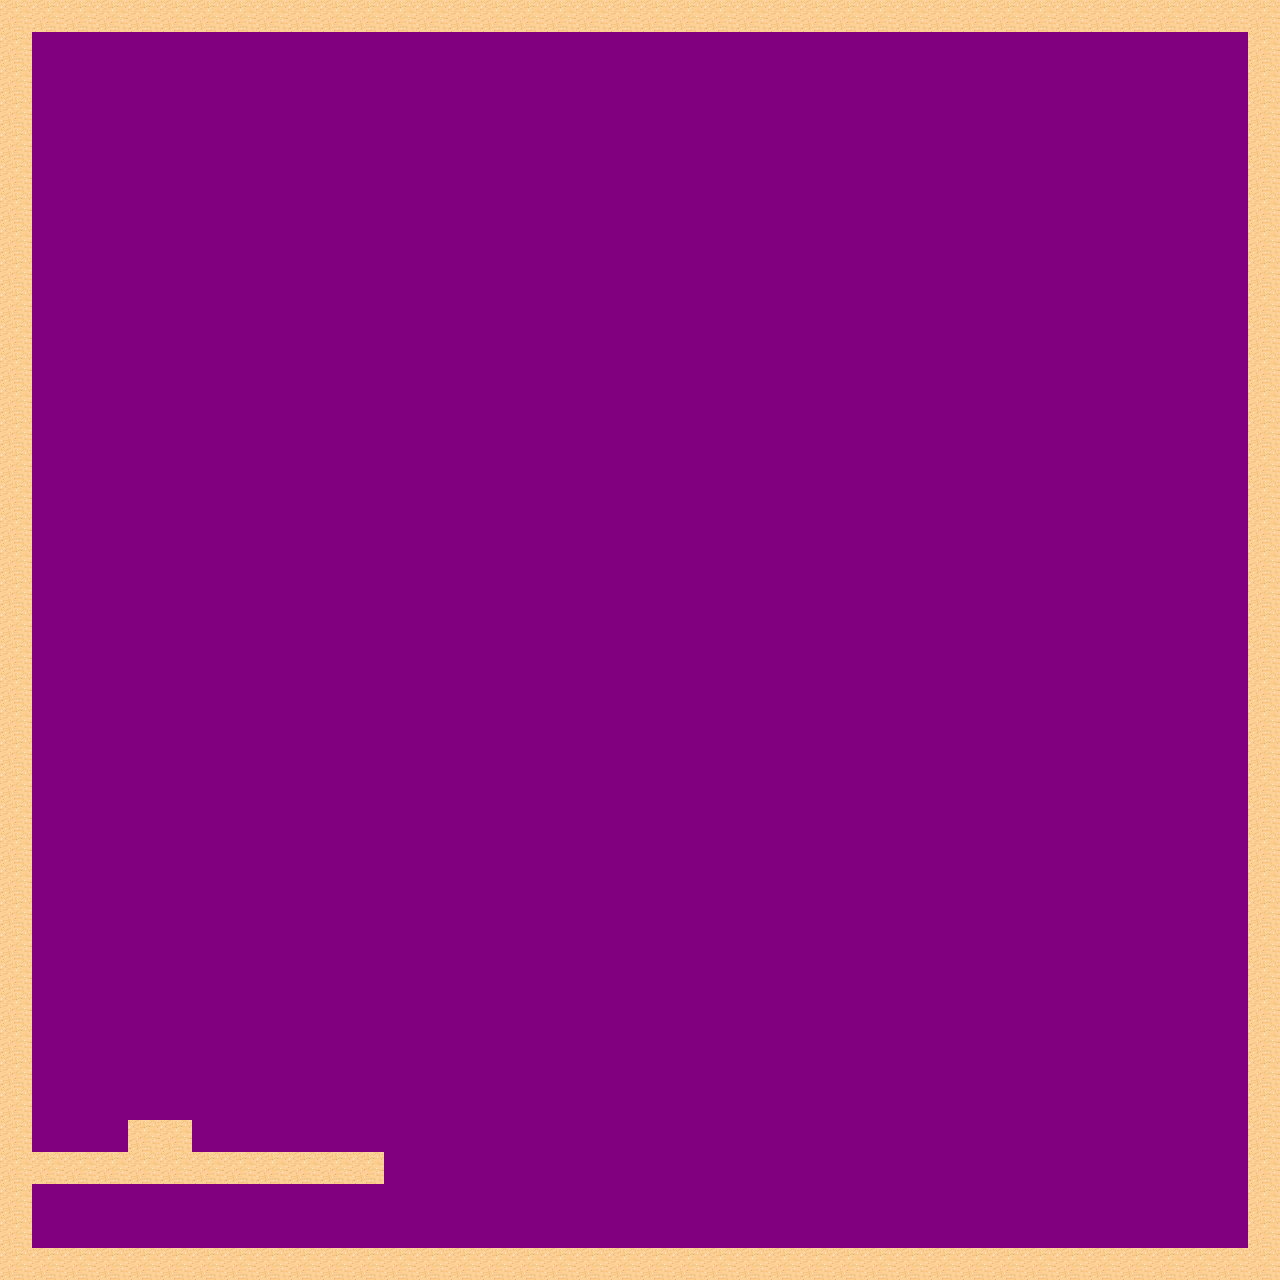

Below is a game level as drawn by its tile map, then a one-line description and the .tmx that defines it (tile-layer data replaced by summaries):
An orthogonal 40x40 tile map with 32x32 px tiles, 1 tile layer (块层 3), 2 hidden layers not drawn, 3 tilesets and 13 objects.

<map version="1.0" orientation="orthogonal" renderorder="left-down" width="40" height="40" tilewidth="32" tileheight="32" backgroundcolor="#800080" nextobjectid="85">
 <tileset firstgid="1" name="Desert" tilewidth="32" tileheight="32" spacing="1" margin="1">
  <image source="tmw_desert_spacing.png" width="265" height="199" />
  <terraintypes>
   <terrain name="Desert" tile="29" />
   <terrain name="Brick" tile="9" />
   <terrain name="Cobblestone" tile="33" />
   <terrain name="Dirt" tile="14" />
  </terraintypes>
  <tile id="0" terrain="0,0,0,1" />
  <tile id="1" terrain="0,0,1,1" />
  <tile id="2" terrain="0,0,1,0" />
  <tile id="3" terrain="3,3,3,0" />
  <tile id="4" terrain="3,3,0,3" />
  <tile id="5" terrain="0,0,0,3" />
  <tile id="6" terrain="0,0,3,3" />
  <tile id="7" terrain="0,0,3,0" />
  <tile id="8" terrain="0,1,0,1" />
  <tile id="9" terrain="1,1,1,1" />
  <tile id="10" terrain="1,0,1,0" />
  <tile id="11" terrain="3,0,3,3" />
  <tile id="12" terrain="0,3,3,3" />
  <tile id="13" terrain="0,3,0,3" />
  <tile id="14" terrain="3,3,3,3" />
  <tile id="15" terrain="3,0,3,0" />
  <tile id="16" terrain="0,1,0,0" />
  <tile id="17" terrain="1,1,0,0" />
  <tile id="18" terrain="1,0,0,0" />
  <tile id="19" terrain="1,1,1,0" />
  <tile id="20" terrain="1,1,0,1" />
  <tile id="21" terrain="0,3,0,0" />
  <tile id="22" terrain="3,3,0,0" />
  <tile id="23" terrain="3,0,0,0" />
  <tile id="24" terrain="0,0,0,2" />
  <tile id="25" terrain="0,0,2,2" />
  <tile id="26" terrain="0,0,2,0" />
  <tile id="27" terrain="1,0,1,1" />
  <tile id="28" terrain="0,1,1,1" />
  <tile id="29" terrain="0,0,0,0" />
  <tile id="30" terrain="0,0,0,0" probability="0.5" />
  <tile id="31" terrain="0,0,0,0" probability="0.5" />
  <tile id="32" terrain="0,2,0,2" />
  <tile id="33" terrain="2,2,2,2" />
  <tile id="34" terrain="2,0,2,0" />
  <tile id="35" terrain="2,2,2,0" />
  <tile id="36" terrain="2,2,0,2" />
  <tile id="37" terrain="0,0,0,0" probability="0.5" />
  <tile id="38" terrain="0,0,0,0" probability="0.5" />
  <tile id="39" terrain="0,0,0,0" probability="0.5" />
  <tile id="40" terrain="0,2,0,0" />
  <tile id="41" terrain="2,2,0,0" />
  <tile id="42" terrain="2,0,0,0" />
  <tile id="43" terrain="2,0,2,2" />
  <tile id="44" terrain="0,2,2,2" />
  <tile id="45" terrain="0,0,0,0" probability="0" />
  <tile id="46" terrain="0,0,0,0" probability="0.5" />
  <tile id="47" terrain="0,0,0,0" probability="0.5" />
 </tileset>
 <tileset firstgid="49" source="Collect.tsx" />
 <tileset firstgid="53" name="Iso1_130x66_130x230" tilewidth="130" tileheight="230">
  <image source="Isometric/Iso1_130x66_130x230.png" width="1560" height="1380" />
 </tileset>
 <layer name="块层 3" width="40" height="40">
  <data>[1600 cells, 169 non-empty, 1 distinct tile ids]</data>
 </layer>
 <layer name="块层 1" width="40" height="40" visible="0">
  <data>[1600 cells, 1600 non-empty, 46 distinct tile ids]</data>
 </layer>
 <layer name="块层 2" width="40" height="40" visible="0">
  <data>[1600 cells, 9 non-empty, 1 distinct tile ids]</data>
 </layer>
 <objectgroup color="#ffffff" name="对象层 1">
  <properties>
   <property name="showShape" value="1" />
  </properties>
  <object id="64" gid="3221225518" x="75.9067" y="982.369" width="122.392" height="135.055" rotation="77.5201" />
  <object id="65" gid="31" x="64" y="608" width="32" height="32" />
  <object id="66" gid="31" x="32" y="608" width="32" height="32" rotation="90" />
  <object id="67" gid="1073741855" x="128" y="672" width="32" height="32" />
  <object id="68" gid="46" x="32" y="576" width="32" height="32" />
  <object id="71" gid="46" x="32" y="704" width="32" height="32" />
  <object id="72" x="178.768" y="1121.44" width="64" height="64" rotation="313.172" />
  <object id="76" x="256" y="1120" width="64" height="96" rotation="-110.972">
   <ellipse />
  </object>
  <object id="78" x="320.723" y="1094.06" rotation="284.865">
   <polygon points="0,0 -32,64 64,32" />
  </object>
  <object id="79" x="352" y="832" rotation="252.909">
   <polygon points="0,0 -128,-160 -128,-96 -160,-64 0,32 96,-32 64,-96 32,-96 0,-96 -64,-288" />
  </object>
  <object id="81" x="312.646" y="613.889" rotation="83.7424">
   <polyline points="0,79.5234 -130.331,39.7617 -130.331,119.285 0,0 43.4437,79.5234 86.8875,-39.7617" />
  </object>
  <object id="82" x="384" y="544">
   <polyline points="256,0 64,64 96,128 160,96 192,160 0,224 0,32 32,-32 96,0 0,32 32,96" />
  </object>
  <object id="84" x="463.326" y="862.267" rotation="-41.1306">
   <polyline points="0,160 96,160 -64,0 96,0 -64,128 -64,64" />
  </object>
 </objectgroup>
</map>
